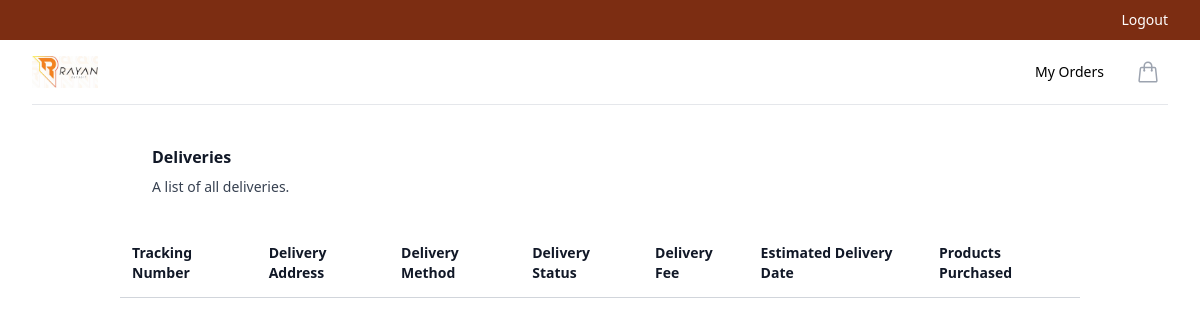
The app's page /my-deliveries/ (signed in), older data.
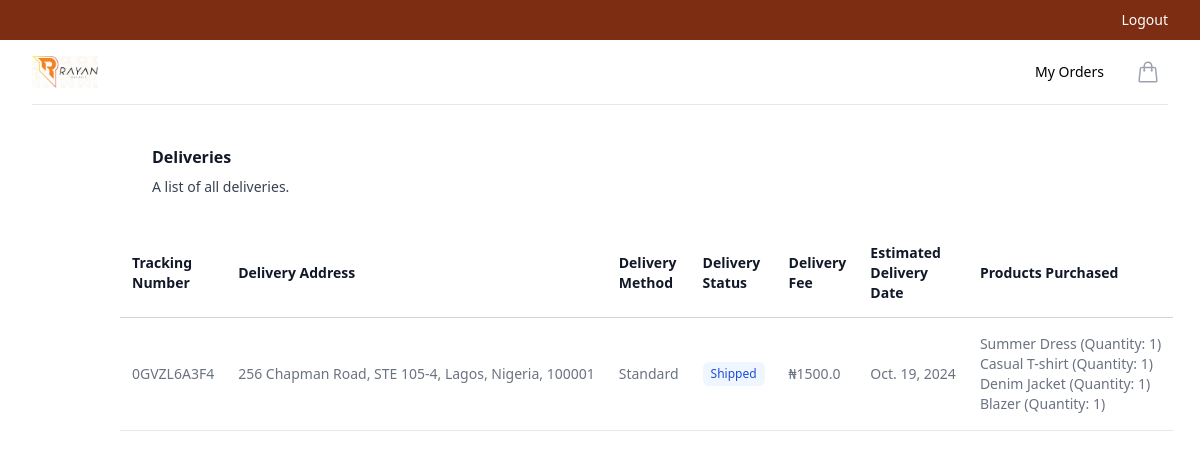
The same page, newer data.
### store/models.py (models this page shows, shortened)
class Delivery(models.Model):
    ORDER_STATUS_CHOICES = [
        ('PENDING', 'Pending'),
        ('PROCESSING', 'Processing'),
        ('SHIPPED', 'Shipped'),
        ('DELIVERED', 'Delivered'),
        ('CANCELLED', 'Cancelled'),
    ]
    DELIVERY_METHOD_CHOICES = [
        ('STANDARD', 'Standard'),
        ('EXPRESS', 'Express'),
        ('SAME_DAY', 'Same Day'),
    ]
    order = models.OneToOneField('Order', on_delete=models.CASCADE, related_name='delivery')
    customer = models.ForeignKey('Customer', on_delete=models.CASCADE)
    address = models.CharField(max_length=255)
    delivery_method = models.CharField(max_length=10, choices=DELIVERY_METHOD_CHOICES, default='STANDARD')
    status = models.CharField(max_length=10, choices=ORDER_STATUS_CHOICES, default='PENDING')
    tracking_number = models.CharField(max_length=100, blank=True, null=True, unique=True)
    delivery_fee = models.FloatField(default=0.0)
    estimated_delivery_date = models.DateField(null=True, blank=True)
    delivery_date = models.DateField(null=True, blank=True)
    driver = models.ForeignKey('DeliveryDriver', on_delete=models.SET_NULL, null=True, blank=True)

class OrderItem(models.Model):
    product = models.ForeignKey(Product, on_delete=models.SET_NULL, null=True)
    order = models.ForeignKey(Order, on_delete=models.SET_NULL, null=True)
    quantity = models.IntegerField(default=0, blank=True, null=True)
    date_added = models.DateTimeField(auto_now_add=True)
    shirt_length = models.DecimalField(max_digits=10, decimal_places=2, null=True, blank=True)
    body_chest = models.DecimalField(max_digits=10, decimal_places=2, null=True, blank=True)
    back_shoulder = models.DecimalField(max_digits=10, decimal_places=2, null=True, blank=True)
    sleeve = models.DecimalField(max_digits=10, decimal_places=2, null=True, blank=True)
    round_sleeve = models.DecimalField(max_digits=10, decimal_places=2, null=True, blank=True)
    round_mouth = models.DecimalField(max_digits=10, decimal_places=2, null=True, blank=True)
    trouser_length = models.DecimalField(max_digits=10, decimal_places=2, null=True, blank=True)
    thigh_laps = models.DecimalField(max_digits=10, decimal_places=2, null=True, blank=True)
    knee = models.DecimalField(max_digits=10, decimal_places=2, null=True, blank=True)
    trouser_mouth = models.DecimalField(max_digits=10, decimal_places=2, null=True, blank=True)
    half_length = models.DecimalField(max_digits=10, decimal_places=2, null=True, blank=True)
    full_length = models.DecimalField(max_digits=10, decimal_places=2, null=True, blank=True)
    cap_size = models.DecimalField(max_digits=10, decimal_places=2, null=True, blank=True)

class Product(models.Model):
    name = models.CharField(max_length=255)  # Adjust max_length for better limits
    price = models.FloatField()
    digital = models.BooleanField(default=False, null=True, blank=False)
    image = models.ImageField(null=True, blank=True)
    description = models.TextField(null=True, blank=True)  # Description field added
    slug = models.SlugField(unique=True, blank=True, null=True)  # Slug field added

### store/views.py (the view)
# urls.py: path('my-deliveries/', views.user_delivery_status, name='user_delivery_status'),
@login_required
@non_driver_required
def user_delivery_status(request):
    customer = request.user.customer
    deliveries = Delivery.objects.filter(customer=customer)
    context = {
        'deliveries': deliveries,
    }
    return render(request, 'store/user_delivery_status.html', context)

### store/decorator.py (called while the page is built)
def non_driver_required(view_func):
    @wraps(view_func)
    def _wrapped_view(request, *args, **kwargs):
        if request.user.is_authenticated:
            if hasattr(request.user, 'deliverydriver'):
                return redirect('all_deliveries')
        return view_func(request, *args, **kwargs)
    return _wrapped_view

### store/templates/store/user_delivery_status.html (shortened to what the changed rows need)
{% extends 'store/base.html' %}
{% block content %}
<div class="mx-auto my-10" style="width: 80%;">
    <div class="px-4 sm:px-6 lg:px-8">
        <div class="sm:flex sm:items-center">
            <div class="sm:flex-auto">
                <h1 class="text-base font-semibold leading-6 text-gray-900">Deliveries</h1>
            </div>
        </div>
        <div class="mt-8 flow-root">
            <div class="-mx-4 -my-2 sm:-mx-6 lg:-mx-8">
                <div class="inline-block min-w-full py-2 align-middle">
                    <table class="min-w-full border-separate border-spacing-0">
                        <thead>
                            <tr>
                                <th scope="col"
                                    class="sticky top-0 z-10 border-b border-gray-300 bg-white bg-opacity-75 px-3 py-3.5 text-left text-sm font-semibold text-gray-900 backdrop-blur backdrop-filter">
                                    Tracking Number</th>
                                <th scope="col"
                                    class="sticky top-0 z-10 border-b border-gray-300 bg-white bg-opacity-75 px-3 py-3.5 text-left text-sm font-semibold text-gray-900 backdrop-blur backdrop-filter">
                                    Delivery Address</th>
                                <th scope="col"
                                    class="sticky top-0 z-10 border-b border-gray-300 bg-white bg-opacity-75 px-3 py-3.5 text-left text-sm font-semibold text-gray-900 backdrop-blur backdrop-filter">
                                    Delivery Method</th>
                                <th scope="col"
                                    class="sticky top-0 z-10 border-b border-gray-300 bg-white bg-opacity-75 px-3 py-3.5 text-left text-sm font-semibold text-gray-900 backdrop-blur backdrop-filter">
                                    Delivery Status</th>
                                <th scope="col"
                                    class="sticky top-0 z-10 border-b border-gray-300 bg-white bg-opacity-75 px-3 py-3.5 text-left text-sm font-semibold text-gray-900 backdrop-blur backdrop-filter">
                                    Delivery Fee</th>
                                <th scope="col"
                                    class="sticky top-0 z-10 border-b border-gray-300 bg-white bg-opacity-75 px-3 py-3.5 text-left text-sm font-semibold text-gray-900 backdrop-blur backdrop-filter">
                                    Estimated Delivery Date</th>
                                <th scope="col"
                                    class="sticky top-0 z-10 border-b border-gray-300 bg-white bg-opacity-75 px-3 py-3.5 text-left text-sm font-semibold text-gray-900 backdrop-blur backdrop-filter">
                                    Products Purchased</th>
                            </tr>
                        </thead>
                        <tbody>
                            {% for delivery in deliveries %}
                            <tr>
                                <td
                                    class="hidden whitespace-nowrap border-b border-gray-200 px-3 py-4 text-sm text-gray-500 lg:table-cell">
                                    {{ delivery.tracking_number }}</td>
                                <td
                                    class="hidden whitespace-nowrap border-b border-gray-200 px-3 py-4 text-sm text-gray-500 lg:table-cell">
                                    {{ delivery.address }}</td>
                                <td
                                    class="hidden whitespace-nowrap border-b border-gray-200 px-3 py-4 text-sm text-gray-500 lg:table-cell">
                                    {{ delivery.get_delivery_method_display }}</td>
                                <td
                                    class="hidden whitespace-nowrap border-b border-gray-200 px-3 py-4 text-sm lg:table-cell">
                                    {% if delivery.get_status_display == 'Pending' %}
                                    <span
                                        class="inline-flex items-center rounded-md bg-yellow-50 px-2 py-1 text-xs font-medium text-yellow-700 ring-inset ring-yellow-600/20 ">{{delivery.get_status_display }}</span>
                                </td>
                                {% elif delivery.get_status_display == 'Shipped' %}
                                <span
                                    class="inline-flex items-center rounded-md bg-blue-50 px-2 py-1 text-xs font-medium text-blue-700 ring-inset ring-blue-600/20">{{delivery.get_status_display }}</span></td>
                                {% elif delivery.get_status_display == 'Processing' %}
                                <span
                                    class="inline-flex items-center rounded-md bg-yellow-50 px-2 py-1 text-xs font-medium text-yellow-400 ring-inset ring-yellow-600/20">{{delivery.get_status_display }}</span></td>
                                {% elif delivery.get_status_display == 'Delivered' %}
                                <span
                                    class="inline-flex items-center rounded-md bg-green-50 px-2 py-1 text-xs font-medium text-green-700 ring-inset ring-green-600/20">{{delivery.get_status_display }}</span></td>
                                {% else %}
                                <span
                                    class="inline-flex items-center rounded-md bg-red-50 px-2 py-1 text-xs font-medium text-red-700 ring-inset ring-red-600/20">{{delivery.get_status_display }}</span></td>
                                {% endif %}
                                <td
                                    class="hidden whitespace-nowrap border-b border-gray-200 px-3 py-4 text-sm text-gray-500 lg:table-cell">
                                    &#8358;{{delivery.delivery_fee}}
                                </td>
                                <td
                                    class="hidden whitespace-nowrap border-b border-gray-200 px-3 py-4 text-sm text-gray-500 lg:table-cell">
                                    {% if delivery.estimated_delivery_date %}
                                    {{ delivery.estimated_delivery_date }}
                                    {% else %}
                                    Not Available
                                    {% endif %}
                                </td>
                                <td
                                    class="hidden whitespace-nowrap border-b border-gray-200 px-3 py-4 text-sm text-gray-500 lg:table-cell">
                                    <ul>
                                        {% for item in delivery.order.orderitem_set.all %}
                                          <li>{{ item.product.name }} (Quantity: {{ item.quantity }})</li>
                                        {% endfor %}
                                      </ul>
                                </td>
                            </tr>
                            {% endfor %}
                        </tbody>
                    </table>
                </div>
            </div>
        </div>
    </div>
</div>
{% endblock %}

Row changes from the older to the newer data that the page shows:
added Delivery: tracking_number "0GVZL6A3F4", address "256 Chapman Road, STE 105-4, Lagos, Nigeria, 100001", delivery_method "Standard", status "Shipped", delivery_fee "1500.0", estimated_delivery_date "Oct. 19, 2024"
added OrderItem: product.name "Summer Dress", quantity "1"
added OrderItem: product.name "Casual T-shirt", quantity "1"
added OrderItem: product.name "Denim Jacket", quantity "1"
added OrderItem: product.name "Blazer", quantity "1"
